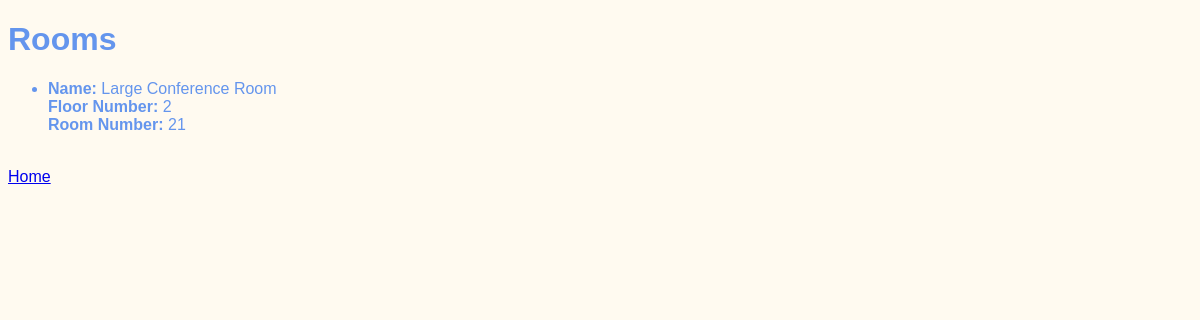
The page /meetings/rooms on the database as committed earlier.
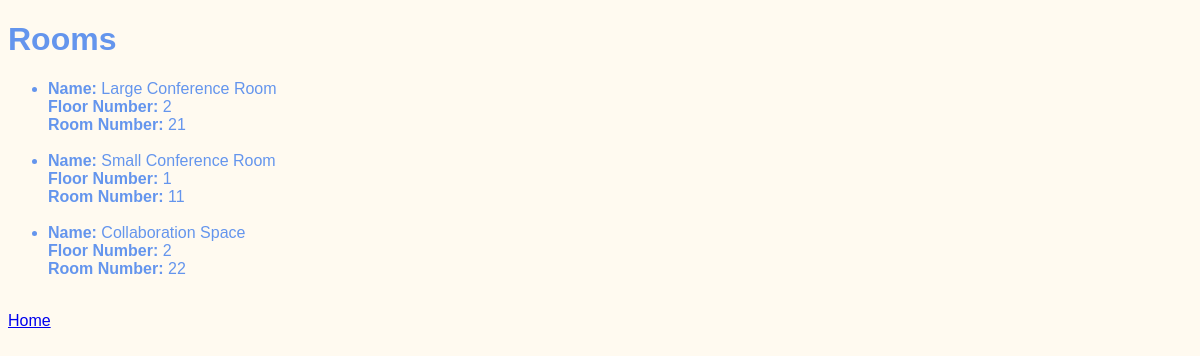
The same page on the database as committed later.
### meetings/models.py (models this page shows, shortened)
class Room(models.Model):
    name = models.CharField(max_length=200)
    floor_number = models.IntegerField()
    room_number = models.IntegerField()

### meetings/views.py (the view)
# urls.py: path('rooms', views.rooms, name="rooms"),
def rooms(request):
    allrooms = get_list_or_404(Room)
    return render(request, "meetings/rooms.html", {"rooms":allrooms})

### meetings/templates/meetings/rooms.html (shortened to what this page needs)
{% extends "base.html" %}
{% block content %}
        <h1>Rooms</h1>
        <ul>
        {%for room in rooms %}
        <li>
            <b>Name:</b> {{room.name}}<br>
            <b>Floor Number:</b> {{room.floor_number}}<br>
            <b>Room Number:</b> {{room.room_number}}
            <br>
            <br>
        </li>
        {% endfor %}
        </ul>
        <a href="{%url 'home'%}">Home</a>
{% endblock %}

### website/templates/base.html (shortened to what this page needs)
{% load static %}
<!DOCTYPE html>
<html lang="eng">
    <head>
        <link rel="stylesheet" href="{% static 'website/style.css' %}">
    </head>
    <body>
        {% block content %}
        {% endblock %}
    </body>
</html>

### website/static/website/style.css (style rules this page uses)
body { font-family: sans-serif; color: cornflowerblue; background-color: floralwhite; }

Rows that differ between the two databases and show on the page:
added Room: name "Small Conference Room", floor_number "1", room_number "11"
added Room: name "Collaboration Space", floor_number "2", room_number "22"
